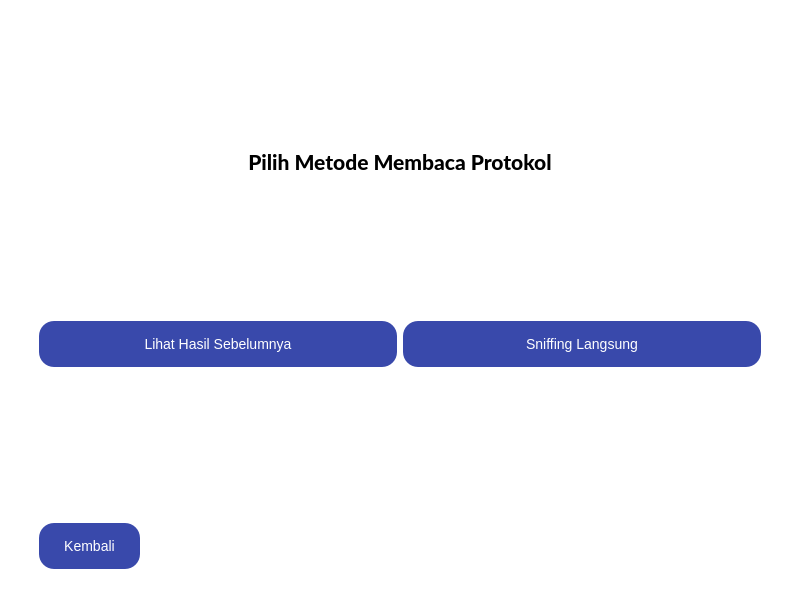
<?xml version="1.0" encoding="UTF-8"?>
<ui version="4.0">
 <class>MainWindow</class>
 <widget class="QMainWindow" name="MainWindow">
  <property name="geometry">
   <rect>
    <x>0</x>
    <y>0</y>
    <width>800</width>
    <height>600</height>
   </rect>
  </property>
  <property name="windowTitle">
   <string>Pilih Metode</string>
  </property>
  <property name="styleSheet">
   <string notr="true">background-color: rgb(255, 255, 255);
</string>
  </property>
  <widget class="QWidget" name="centralwidget">
   <layout class="QVBoxLayout" name="verticalLayout">
    <item>
     <layout class="QVBoxLayout" name="verticalLayout_2">
      <item>
       <widget class="QLabel" name="label">
        <property name="font">
         <font>
          <family>Lato Heavy</family>
          <pointsize>16</pointsize>
         </font>
        </property>
        <property name="text">
         <string>Pilih Metode Membaca Protokol</string>
        </property>
        <property name="alignment">
         <set>Qt::AlignCenter</set>
        </property>
       </widget>
      </item>
      <item>
       <layout class="QGridLayout" name="gridLayout">
        <property name="leftMargin">
         <number>30</number>
        </property>
        <property name="rightMargin">
         <number>30</number>
        </property>
        <property name="bottomMargin">
         <number>150</number>
        </property>
        <item row="0" column="0">
         <widget class="QPushButton" name="file_pcap">
          <property name="styleSheet">
           <string notr="true">padding: 15px 25px;
font-size: 14px;
text-align: center;
cursor: pointer;
outline: none;
color: #fff;
background-color: #3949AB;
border: none;
border-radius: 15px;
box-shadow: 0 9px #999;</string>
          </property>
          <property name="text">
           <string>Lihat Hasil Sebelumnya</string>
          </property>
         </widget>
        </item>
        <item row="0" column="1">
         <widget class="QPushButton" name="sniffing_langsung">
          <property name="styleSheet">
           <string notr="true">padding: 15px 25px;
font-size: 14px;
text-align: center;
cursor: pointer;
outline: none;
color: #fff;
background-color: #3949AB;
border: none;
border-radius: 15px;
box-shadow: 0 9px #999;</string>
          </property>
          <property name="text">
           <string>Sniffing Langsung</string>
          </property>
         </widget>
        </item>
       </layout>
      </item>
      <item>
       <layout class="QVBoxLayout" name="verticalLayout_4">
        <property name="leftMargin">
         <number>30</number>
        </property>
        <item>
         <widget class="QPushButton" name="kembali_btn">
          <property name="sizePolicy">
           <sizepolicy hsizetype="Fixed" vsizetype="Fixed">
            <horstretch>0</horstretch>
            <verstretch>0</verstretch>
           </sizepolicy>
          </property>
          <property name="minimumSize">
           <size>
            <width>90</width>
            <height>0</height>
           </size>
          </property>
          <property name="styleSheet">
           <string notr="true">padding: 15px 25px;
font-size: 14px;
text-align: center;
cursor: pointer;
outline: none;
color: #fff;
background-color: #3949AB;
border: none;
border-radius: 15px;
box-shadow: 0 9px #999;</string>
          </property>
          <property name="text">
           <string>Kembali</string>
          </property>
          <property name="icon">
           <iconset>
            <normalon>resource/1x/Asset 2.png</normalon>
           </iconset>
          </property>
         </widget>
        </item>
       </layout>
      </item>
     </layout>
    </item>
   </layout>
  </widget>
  <widget class="QMenuBar" name="menubar">
   <property name="geometry">
    <rect>
     <x>0</x>
     <y>0</y>
     <width>800</width>
     <height>21</height>
    </rect>
   </property>
  </widget>
  <widget class="QStatusBar" name="statusbar"/>
 </widget>
 <resources/>
 <connections/>
</ui>
